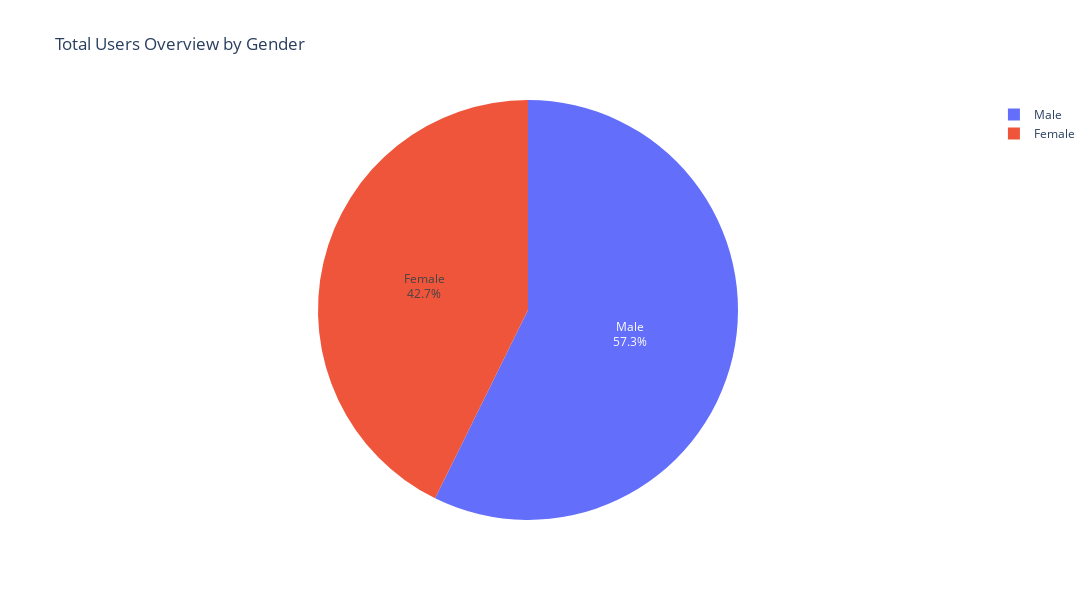

This figure's notebook cell:
### Markdown cell above
As seen from this Pie Chart; The total market profit share of Yellow Cab is approximately 9 times that of Pink Cab.

### Code cell
data3_0 = MasterData.groupby("Gender").count()
fig1 = px.pie(data3_0,
                        values=data3_0.Users,
                        names=data3_0.index ,title="Total Users Overview by Gender"
                        )
fig1.update_traces(
                        textposition='inside',
                        textinfo='percent+label'
                        )
fig1.update_layout( width = 1100 , height = 600 )

### Figure 1 — Plotly figure (JSON) as saved in the notebook; plotly's stock layout.template omitted (floating-point values rounded to 4 significant figures)
{"data": [{"domain": {"x": [0, 1], "y": [0, 1]}, "hoverlabel": {"namelength": 0}, "hovertemplate": "label=%{label}<br>Users=%{value}", "labels": ["Female", "Male"], "legendgroup": "", "name": "", "showlegend": true, "textinfo": "percent+label", "textposition": "inside", "type": "pie", "values": [153480, 205912]}], "layout": {"height": 600, "legend": {"tracegroupgap": 0}, "title": {"text": "Total Users Overview by Gender"}, "width": 1100}}
